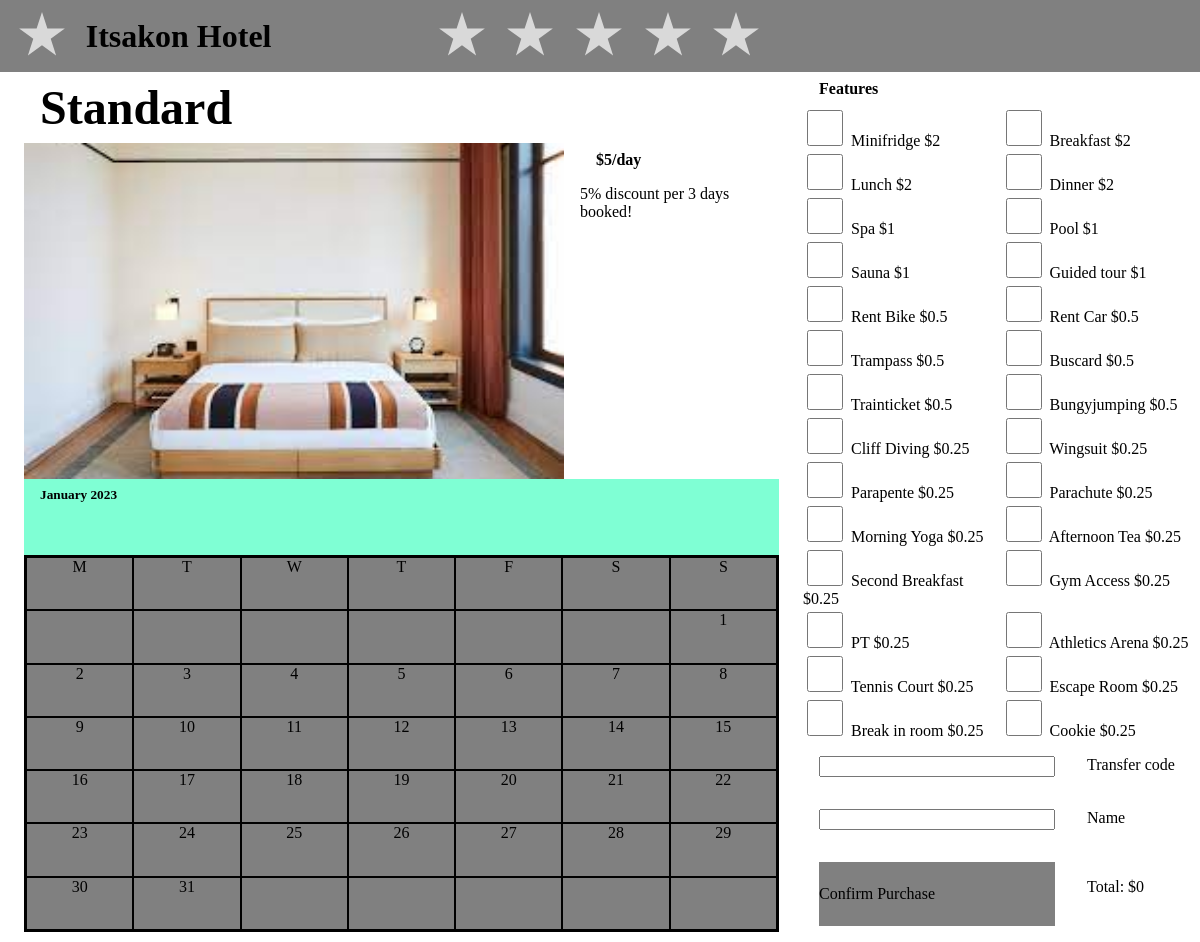
Screenshot of /standard.php with the database file from the repository.
### tables this page shows
CREATE TABLE rooms (
	id INTEGER PRIMARY KEY,
	room_standard VARCHAR,
	base_price NUMBER
);

CREATE TABLE features (
	id INTEGER PRIMARY KEY,
	name VARCHAR,
	price NUMBER,
	minimal_booking_duration INTEGER
);

### src/roomForm.php (the view, shortened to what this page needs)
<?php
$getFeatures = $database->query(
    "SELECT * FROM features
");
$features = $getFeatures->fetchAll(PDO::FETCH_ASSOC);
?>
            <section class="features">
                <h4>Features</h4>
                <div></div>
                <?php
                foreach($features as $feature) {
                    ?>
                    <div class="feature">
                        <input type="checkbox" class="limit<?=$feature['minimal_booking_duration']?>" name="features[<?=$feature['id']?>]" value="<?=$feature['name'] . "," . $feature['price']?>">
                        <label for="features[<?=$feature['id']?>]"><?=$feature['name'] . " $" . $feature['price']?></label>
                    </div>
                    <?php
                }
                ?>
            </section>
            <section class="complete-purchace">
                <input type="text" name="transfer-code">
                <label for="transfer-code">Transfer code</label>
                <input type="text" name="name">
                <label for="name">Name</label>
                <button type="submit" id="confirm-button">Confirm Purchase</button>
                <div class="price"><p>Total: $</p><p id="display-price">0</p></div>
            </section>
        </form>
    </div>
    </body>
</html>

### src/roomCard.php (shortened to what this page needs)
<?php
function roomCard($roomCard) {
    $daySymbol = ["M", "T", "W", "T", "F", "S", "S"];
    $database = new PDO('sqlite:./itsakon.db');
    $getPrice = $database->query(
        "SELECT base_price FROM rooms
        WHERE room_standard = '$roomCard'
        ");
    $getBooked = $database->query(
        "SELECT day_of_month FROM bookings
        INNER JOIN rooms ON rooms.id = bookings.room_id
        WHERE room_standard = '$roomCard'
        ");
    $roomPrice = $getPrice->fetch(PDO::FETCH_ASSOC)['base_price'];
    $unavailable = $getBooked->fetchAll(PDO::FETCH_COLUMN);
?>
<article class=room id="<?=$roomCard?>">
    <h3><?=ucfirst($roomCard)?></h3>
    <div class="carousell-info">
        <section class="carousell">
            <button class="scroll-button left" id="<?=$roomCard?>-left" type="button">
            </button>
            <div class="images">
                <div class="image-container" id="<?=$roomCard?>-scroller">
                    <img src="../resources/images/budget-one.jpg" alt="First">
                </div>
            </div>
            <button class="scroll-button right" id="<?=$roomCard?>-right" type="button">
            </button>
        </section>
        <div class="book-info">
            <section class="info">
                <h4 id="room-price">$<?=$roomPrice?>/day</h4>
                <p>5% discount per 3 days booked!</p>
            </section>
        </div>
    </div>
    <section class="calendar-section">
        <div class="calendar">
            <h5>January 2023</h5>
            <div class="calendar-body">
                <?php
                for ($i=0; $i < 7; $i++) {
                    ?>
                    <div class="calendar-element day-of-week"><?= $daySymbol[$i]?></div>
                    <?php
                }
                for ($i=0; $i < 6; $i++) {
                    ?>
                    <div class="calendar-element out-of-month"></div>
                    <?php
                }
                for ($i=1; $i <= 31; $i++) {
                    ?>
                    <div class="calendar-element day-of-month <?php if(in_array($i, $unavailable)){echo "unavailable";}?>" id="<?=$roomCard?><?=$i?>"><?= $i?></div>
                    <?php
                }
                for ($i=0; $i < 5; $i++) {
                    ?>
                    <div class="calendar-element out-of-month"></div>
                    <?php
                }
                ?>
            </div>
        </div>
    </section>
</article>
<?php
}

### src/general.css (style rules this page uses)
body { margin: 0; }
h1, h2, h3, h4, h5 { margin: 8px 16px; }
h3 { font-size: 48px; }
button { all: unset; }

### src/roomCard.css (style rules this page uses)
.room { height: 800px; width: 372px; margin: 0 24px 24px 24px; background-color: gray; }
.carousell { width: 340px; height: 336px; background-color: aliceblue; margin: auto; position: relative; }
.scroll-button { height: 100%; width: 52px; position: absolute; top: 0; display: flex; align-items: center; justify-content: center; z-index: 99; }
.left { left: 0; }
.right { right: 0; }
.images { height: 100%; width: 100%; background-color: aqua; overflow-x: hidden; overflow-wrap: nowrap; }
.image-container { width: 300%; height: 100%; }
.images img { height: 336px; width: 340px; background-color: bisque; float: left; object-fit: cover; }
.book-info { margin-left: 16px; display: flex; justify-content: space-between; }
.calendar { height: 204px; width: 340px; background-color: aquamarine; display: flex; flex-direction: column; margin: auto; }
.calendar-body { height: 168px; width: 336px; background-color: grey; border-style: solid; border-color: black; border-width: 2px; margin: auto; display: grid; grid-template-columns: 1fr 1fr 1fr 1fr 1fr 1fr 1fr; }
.calendar-element { text-align: center; border-style: solid; border-color: black; border-width: 1px; }
.day-of-month { cursor: pointer; }

### src/room.css (style rules this page uses)
.room { background-color: unset; width: fit-content; width: 755px; }
.carousell-info { display: flex; }
.carousell { width: 540px; }
.images img { width: 540px; }
.room h4 { display: none; }
.info h4 { display: block; }
.calendar { width: 755px; height: 453px; display: flex; flex-direction: column; justify-content: space-between; }
.calendar-body { width: 751px; height: 373px; margin-bottom: 0; margin-top: 0; }
form section { display: grid; grid-template-columns: 1fr 1fr; }
.complete-purchace > * { margin: 16px; }
.complete-purchace button { background-color: grey; width: 236px; height: 64px; cursor: pointer; }
.price { display: flex; }
.feature input { background-color: gray; width: 36px; height: 36px; margin: 4px; }

### rows the page displays
rooms: base_price "5"
features: name "Minifridge", price "2"
features: name "Breakfast", price "2"
features: name "Lunch", price "2"
features: name "Dinner", price "2"
features: name "Spa", price "1"
features: name "Pool", price "1"
features: name "Sauna", price "1"
features: name "Guided tour", price "1"
features: name "Rent Bike", price "0.5"
features: name "Rent Car", price "0.5"
features: name "Trampass", price "0.5"
features: name "Buscard", price "0.5"
features: name "Trainticket", price "0.5"
features: name "Bungyjumping", price "0.5"
features: name "Cliff Diving", price "0.25"
features: name "Wingsuit", price "0.25"
features: name "Parapente", price "0.25"
features: name "Parachute", price "0.25"
features: name "Morning Yoga", price "0.25"
features: name "Afternoon Tea", price "0.25"
features: name "Second Breakfast", price "0.25"
features: name "Gym Access", price "0.25"
features: name "PT", price "0.25"
features: name "Athletics Arena", price "0.25"
features: name "Tennis Court", price "0.25"
features: name "Escape Room", price "0.25"
features: name "Break in room", price "0.25"
features: name "Cookie", price "0.25"

### other values shown
$roomCard "Standard"
$daySymbol[$i] "M"
$daySymbol[$i] "T"
$daySymbol[$i] "W"
$daySymbol[$i] "F"
$daySymbol[$i] "S"
